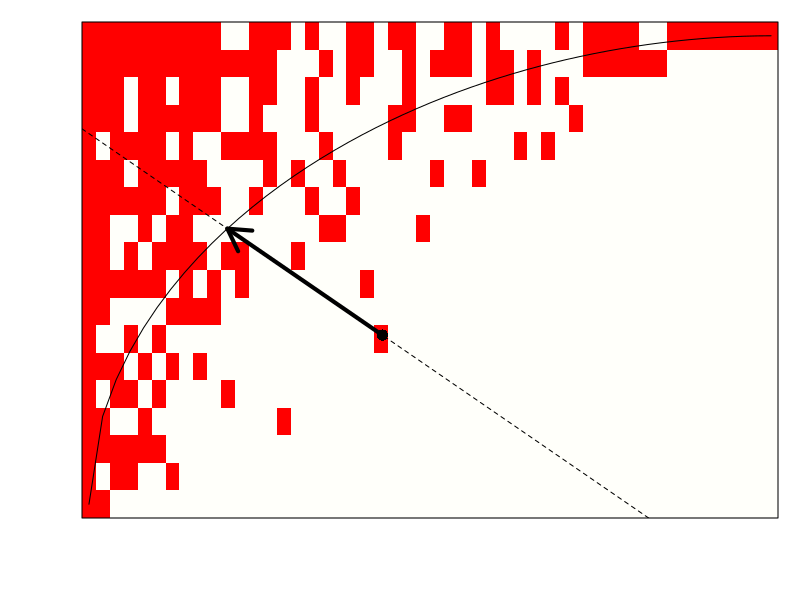
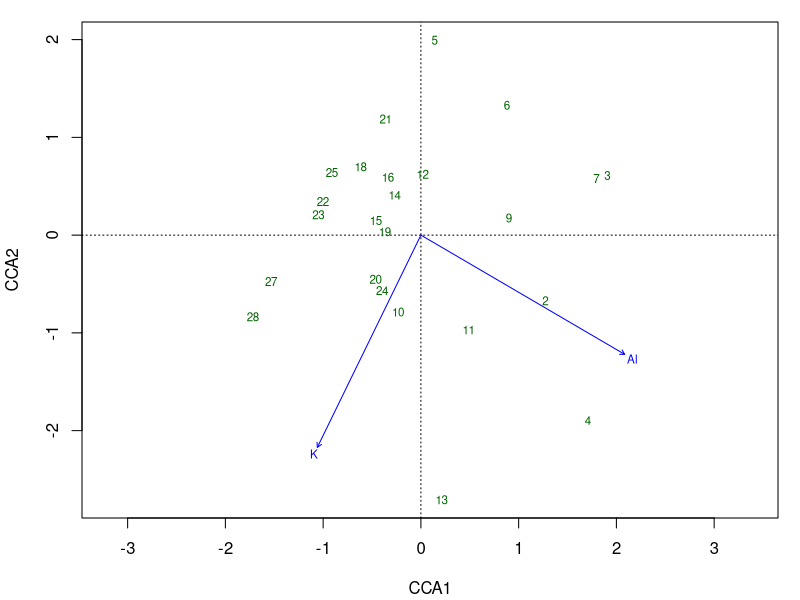
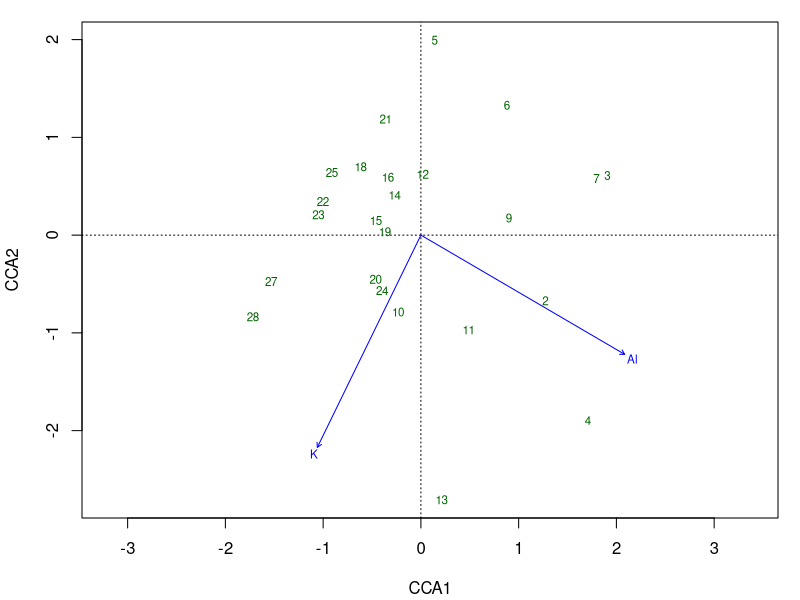
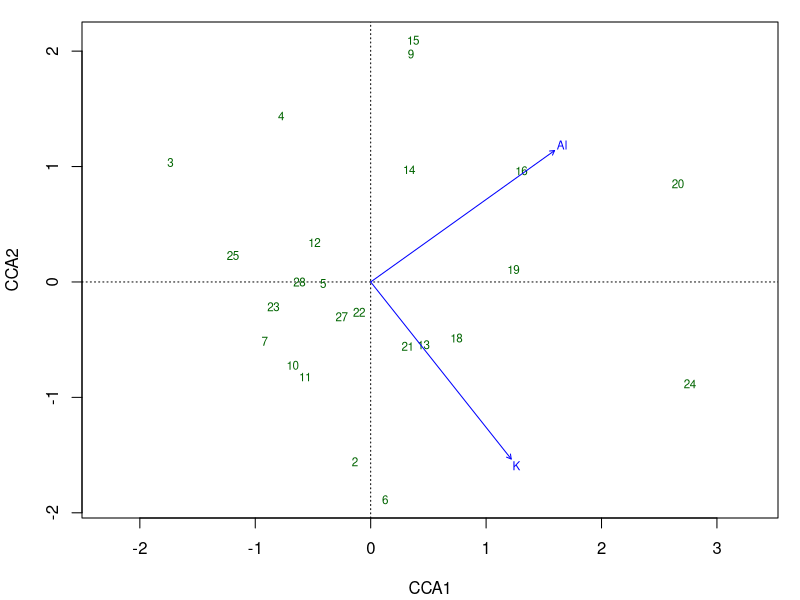
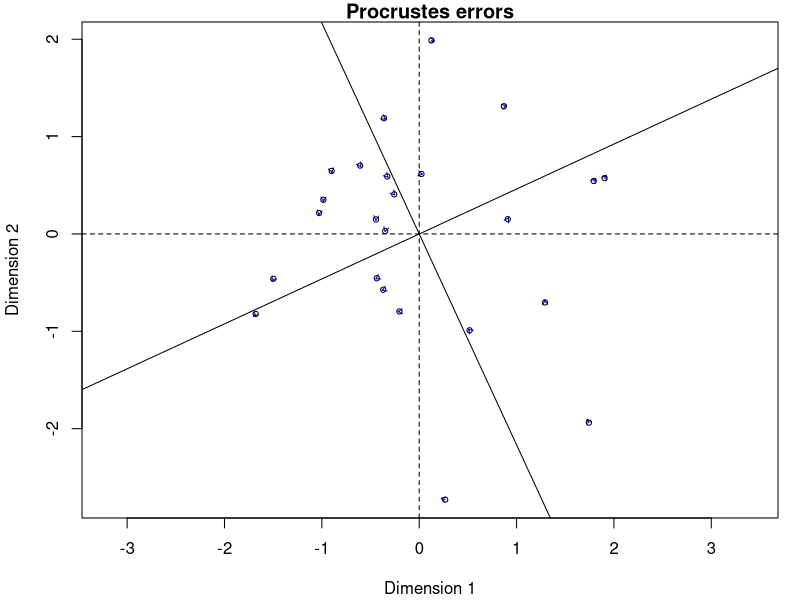
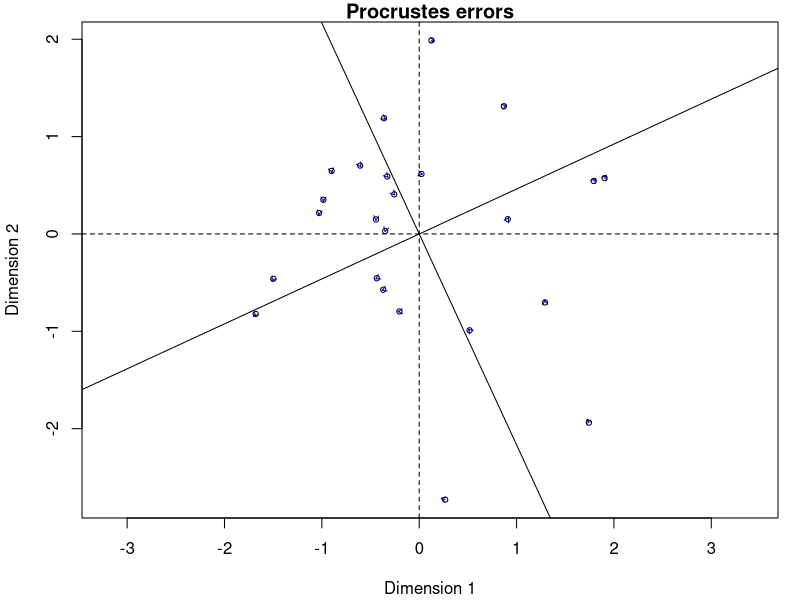
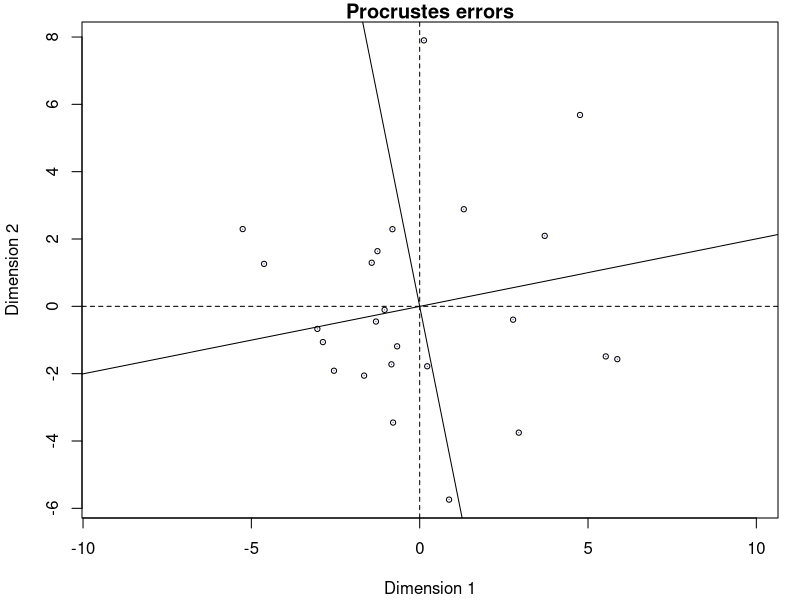
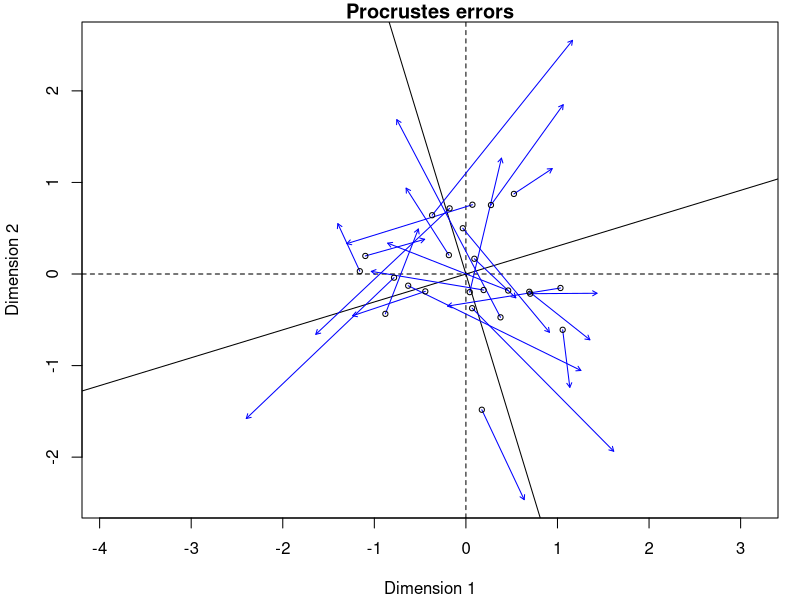

These charts were generated, in order, by the following R code:
### R code from vignette source 'decision-vegan.Rnw'

###################################################
### code chunk number 1: decision-vegan.Rnw:21-26
###################################################
figset <- function() par(mar=c(4,4,1,1)+.1)
options(SweaveHooks = list(fig = figset))
options("prompt" = "> ", "continue" = "  ")
options(width = 55)
require(vegan)


###################################################
### code chunk number 2: decision-vegan.Rnw:84-85 (eval = FALSE)
###################################################
## options(mc.cores = 2)


###################################################
### code chunk number 3: decision-vegan.Rnw:125-136 (eval = FALSE)
###################################################
## ## start up and define meandist()
## library(vegan)
## data(sipoo)
## meandist <-
##     function(x) mean(vegdist(x, "bray"))
## library(parallel)
## clus <- makeCluster(4)
## clusterEvalQ(clus, library(vegan))
## mbc1 <- oecosimu(dune, meandist, "r2dtable",
##                  parallel = clus)
## stopCluster(clus)


###################################################
### code chunk number 4: decision-vegan.Rnw:240-251
###################################################
getOption("SweaveHooks")[["fig"]]()
data(sipoo)
mod <- nestedtemp(sipoo)
plot(mod, "i")
x <- mod$c["Falcsubb"]
y <- 1 - mod$r["Svartholm"]
points(x,y, pch=16, cex=1.5)
abline(x+y, -1, lty=2)
f <- function(x, p) (1-(1-x)^p)^(1/p)
cross <- function(x, a, p) f(x,p) - a + x
r <- uniroot(cross, c(0,1), a = x+y, p = mod$p)$root
arrows(x,y, r, f(r, mod$p), lwd=4)


###################################################
### code chunk number 5: decision-vegan.Rnw:549-553
###################################################
library(vegan)
data(varespec)
data(varechem)
orig <- cca(varespec ~ Al + K, varechem)


###################################################
### code chunk number 6: a
###################################################
plot(orig, dis=c("lc","bp"))


###################################################
### code chunk number 7: decision-vegan.Rnw:562-563
###################################################
getOption("SweaveHooks")[["fig"]]()
plot(orig, dis=c("lc","bp"))


###################################################
### code chunk number 8: decision-vegan.Rnw:572-574
###################################################
i <- sample(nrow(varespec))
shuff <- cca(varespec[i,] ~ Al + K, varechem)


###################################################
### code chunk number 9: decision-vegan.Rnw:577-578
###################################################
getOption("SweaveHooks")[["fig"]]()
plot(shuff, dis=c("lc","bp"))


###################################################
### code chunk number 10: a
###################################################
plot(procrustes(scores(orig, dis="lc"),
                scores(shuff, dis="lc")))


###################################################
### code chunk number 11: decision-vegan.Rnw:591-592
###################################################
getOption("SweaveHooks")[["fig"]]()
plot(procrustes(scores(orig, dis="lc"),
                scores(shuff, dis="lc")))


###################################################
### code chunk number 12: decision-vegan.Rnw:600-603
###################################################
tmp1 <- rda(varespec ~ Al + K, varechem)
i <- sample(nrow(varespec)) # Different shuffling
tmp2 <- rda(varespec[i,] ~ Al + K, varechem)


###################################################
### code chunk number 13: decision-vegan.Rnw:606-608
###################################################
getOption("SweaveHooks")[["fig"]]()
plot(procrustes(scores(tmp1, dis="lc"),
                scores(tmp2, dis="lc")))


###################################################
### code chunk number 14: decision-vegan.Rnw:625-627
###################################################
orig
shuff


###################################################
### code chunk number 15: decision-vegan.Rnw:632-633
###################################################
getOption("SweaveHooks")[["fig"]]()
plot(procrustes(orig, shuff))


###################################################
### code chunk number 16: decision-vegan.Rnw:646-651
###################################################
tmp1 <- rda(varespec ~ ., varechem)
tmp2 <- rda(varespec[i,] ~ ., varechem)
proc <- procrustes(scores(tmp1, dis="lc", choi=1:14),
                   scores(tmp2, dis="lc", choi=1:14))
max(residuals(proc))


###################################################
### code chunk number 17: decision-vegan.Rnw:663-666
###################################################
data(dune)
data(dune.env)
orig <- cca(dune ~ Moisture, dune.env)


###################################################
### code chunk number 18: decision-vegan.Rnw:671-672
###################################################
getOption("SweaveHooks")[["fig"]]()
plot(orig, dis="lc")


###################################################
### code chunk number 19: a
###################################################
plot(orig, display="wa", type="points")
ordispider(orig, col="red")
text(orig, dis="cn", col="blue")


###################################################
### code chunk number 20: decision-vegan.Rnw:696-697
###################################################
getOption("SweaveHooks")[["fig"]]()
plot(orig, display="wa", type="points")
ordispider(orig, col="red")
text(orig, dis="cn", col="blue")


